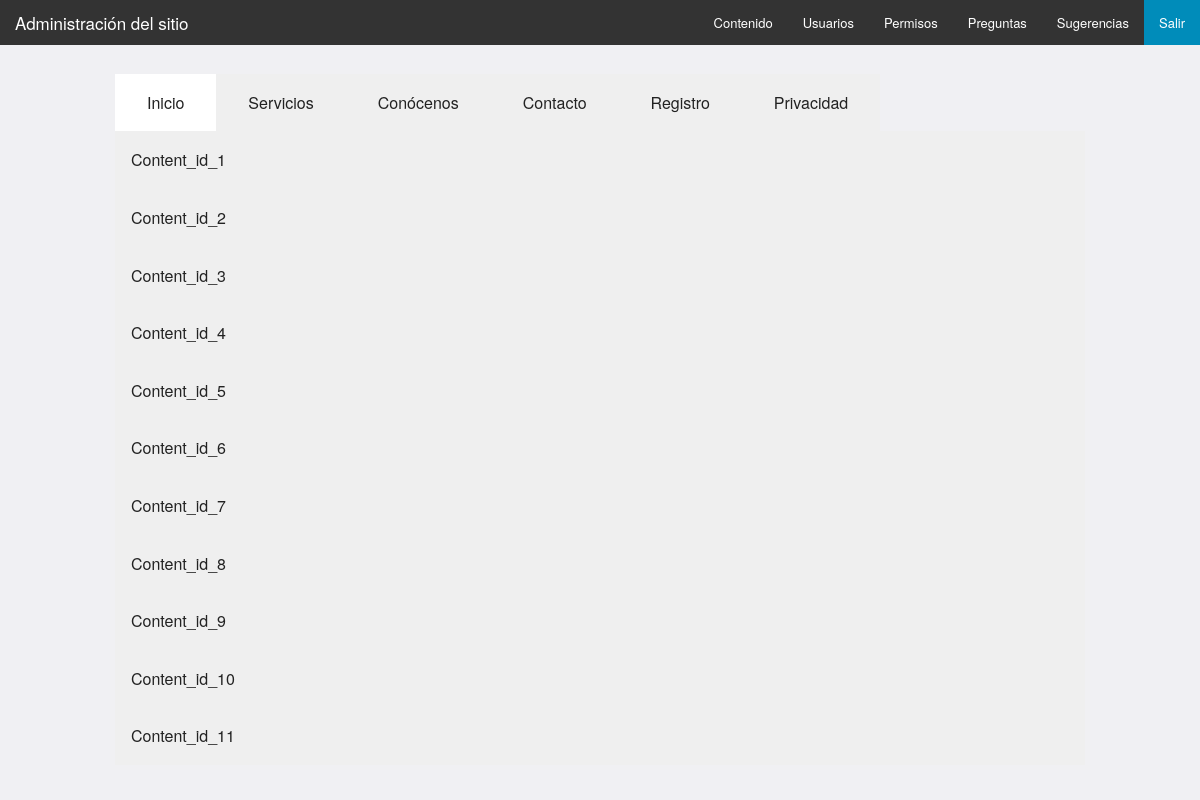
/admin/index.php (signed in), run on the app's committed database.
### tables this page shows
CREATE TABLE IF NOT EXISTS page (
    id INT(10) NOT NULL AUTO_INCREMENT,
    label VARCHAR(16) NOT NULL,
    since TIMESTAMP DEFAULT CURRENT_TIMESTAMP,
    modified TIMESTAMP DEFAULT CURRENT_TIMESTAMP ON UPDATE CURRENT_TIMESTAMP,

    PRIMARY KEY (id)
);

CREATE TABLE IF NOT EXISTS image (
    id INT(10) NOT NULL AUTO_INCREMENT,
    url VARCHAR(255) NOT NULL,
    alt VARCHAR(128) NOT NULL,
    since TIMESTAMP DEFAULT CURRENT_TIMESTAMP,
    modified TIMESTAMP DEFAULT CURRENT_TIMESTAMP ON UPDATE CURRENT_TIMESTAMP,
    content_id INT(10) NOT NULL,

    PRIMARY KEY (id),
    INDEX (content_id),

    FOREIGN KEY (content_id)
    REFERENCES content(id)
    ON UPDATE CASCADE
);

CREATE TABLE IF NOT EXISTS content (
    id INT(10) NOT NULL AUTO_INCREMENT,
    kind VARCHAR(16) NOT NULL,
    page_id INT(10) NOT NULL,

    PRIMARY KEY (id),
    INDEX (page_id),

    FOREIGN KEY (page_id)
    REFERENCES page(id)
    ON UPDATE CASCADE
);

CREATE TABLE IF NOT EXISTS text_entry (
    id INT(10) NOT NULL AUTO_INCREMENT,
    body VARCHAR(21820) NOT NULL,
    lang_code VARCHAR(10) NOT NULL,
    since TIMESTAMP DEFAULT CURRENT_TIMESTAMP,
    modified TIMESTAMP DEFAULT CURRENT_TIMESTAMP ON UPDATE CURRENT_TIMESTAMP,
    content_id INT(10) NOT NULL,

    PRIMARY KEY (id),
    INDEX (content_id),

    FOREIGN KEY (content_id)
    REFERENCES content(id)
    ON UPDATE CASCADE
);

### admin/library/View.php (called while the page is built, shortened)
<?php
class View extends Response {
    protected $template;
    protected $vars = [];
    public function __construct($template, $vars = []) {
        $this->template = $template;
        $this->vars = $vars;
    }
    public function getTemplate() {
        return $this->template;
    }
    public function getVars() {
        return $this->vars;
    }
    public function output() {
        $template = $this->getTemplate();
        $vars = $this->getVars();
        call_user_func(function () use ($template, $vars) {
            extract($vars);
            require "view/$template.tpl.php";
            require "view/layout.tpl.php";
        });
    }
}

### admin/index.php (called while the page is built, shortened)
<?php
spl_autoload_register(function ($qualified_class_name) {
    $vendor_name = "en2portr3s";
    $prefix = '';
    if (__NAMESPACE__) {
        $this_namespace = str_replace($vendor_name . '\\', '', __NAMESPACE__);
        $this_array = explode('\\', $this_namespace);
        for ($index = 0; $index < count($this_array); $index++) {
            $prefix .= '../';
        }
    }
    $class_name_position = strripos($qualified_class_name, '\\') + 1;
    $class_name = substr($qualified_class_name, $class_name_position);
    $namespaces = str_replace(array($vendor_name . '\\', $class_name), '', $qualified_class_name);
    $route = str_replace('\\', '/', $namespaces);
});
    ?>
    <?php
$received_url = filter_input(INPUT_GET, 'url', FILTER_SANITIZE_URL);
$url = empty($received_url) ? "contenido" : $received_url;
$request = new Request($url);
$request->execute();

### model/Database.php (called while the page is built, shortened)
<?php
abstract class Database {
    private static $db_host = 'localhost';
    private static $db_user = 'n2x3_user';
    private static $db_pass = 'En2porTr3$';
    private static $db_enc = 'utf8';
    protected $db_name = 'default';
    protected $query;
    private $connection;
    private function connect() {
        $this->connection = new \mysqli(
                self::$db_host, self::$db_user, self::$db_pass, $this->db_name);
        $this->connection->set_charset(self::$db_enc);
    }
    protected function retrieve() {
        $result = $this->connection->query($this->query);
    }
}

### model/Page.php (called while the page is built, shortened)
<?php
class Page extends Database {
    private $id;
    function __construct($label = '') {
        $this->db_name = "en2portr3s";
    }
    public function select($label = '') {
        $this->query = "SELECT * FROM page";
        $this->retrieve();
        $matches = count($this->rows);
        return $this->rows;
    }
    public function getContent() {
        $content = new Content();
        $content->searchParam('page_id');
        if ($this->id === '') {
            return $content->select();
        } else {
            return $content->select($this->id);
        }
    }
}

### model/Content.php (called while the page is built, shortened)
<?php
class Content extends Database {
    function __construct() {
        $this->db_name = "en2portr3s";
    }
    public function select($key = '') {
        $images_array = $this->getImages($key);
        $text_array = $this->getText($key);
        $this->rows = array_merge($text_array, $images_array);
        array_multisort($this->rows);
        $matches = count($this->rows);
        return $this->rows;
    }
    public function getImages($key = '') {
        $this->retrieve();
        $matches = count($this->rows);
        $image = $this->rows;
        $this->rows = [];
        return $image;
    }
    public function getText($key = '') {
        $this->retrieve();
        $matches = count($this->rows);
        $text = $this->rows;
        $this->rows = [];
        return $text;
    }
    public function searchParam($key) {
        $this->key = $key;
    }
}

### admin/view/contenido.tpl.php (the view, shortened to what this page needs)
<?php
$page = new Page();
$list = $page->select();
$first_item = array_shift($list);
$firt_id = $first_item['label'];
?>
<div id="manager">
    <ul class="tabs" data-tab>
        <li class="tab-title active">
            <a href="#<?= $firt_id ?>"><?= $firt_id ?></a>
        </li>
        <?php
        foreach ($list as $item) {
            $id = $item['label'];
            echo '<li class="tab-title">';
            echo "<a href='#$id'>$id</a>";
            echo '</li>';
        }
        ?>
    </ul>
    <div class="tabs-content">
        <div class='content active' id='<?= $firt_id ?>'>
            <?php
            $content_list = ${$firt_id}->getContent();
            ?>
            <ul class="accordion" data-accordion>
                <?php
                foreach ($content_list as $content) {
                    ?>
                    <li class="accordion-navigation">
                        <a href="#Content_id_<?= $content['id'] ?>">Content_id_<?= $content['id'] ?></a>
                    </li>
                    <?php
                }
                ?>
            </ul>
        </div>
    </div>
</div>

### admin/view/css/app.css (style rules this page uses)
body { background: #F0F0F3; }
.tabs-content > .content { padding-top: 0px; padding-bottom: 0px; }
ul.accordion { margin-left: 0px; }

### data on the page
page: label "Inicio"
page: label "Servicios"
page: label "Conócenos"
page: label "Contacto"
page: label "Registro"
page: label "Privacidad"
image: content "1"
image: content "2"
text_entry: content "3"
text_entry: content "4"
text_entry: content "5"
image: content "6"
image: content "7"
image: content "8"
image: content "9"
image: content "10"
image: content "11"
